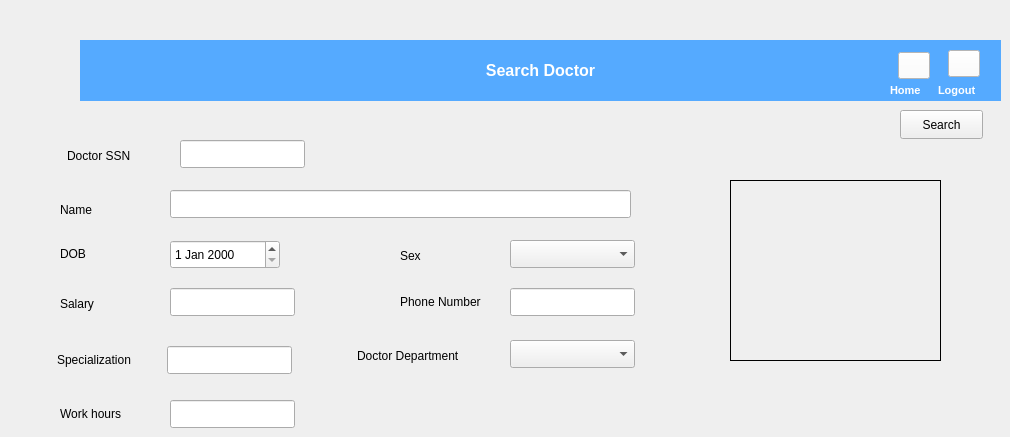
   <widget class="QWidget" name="tab_4">
    <attribute name="title">
     <string>Search Doctor</string>
    </attribute>
    <widget class="QPushButton" name="search_pushButton_2">
     <property name="geometry">
      <rect>
       <x>900</x>
       <y>110</y>
       <width>83</width>
       <height>29</height>
      </rect>
     </property>
     <property name="text">
      <string>Search</string>
     </property>
    </widget>
    <widget class="QLabel" name="label_102">
     <property name="geometry">
      <rect>
       <x>80</x>
       <y>40</y>
       <width>921</width>
       <height>61</height>
      </rect>
     </property>
     <property name="font">
      <font>
       <pointsize>12</pointsize>
       <bold>true</bold>
      </font>
     </property>
     <property name="autoFillBackground">
      <bool>false</bool>
     </property>
     <property name="styleSheet">
      <string notr="true">background-color: rgb(85, 170, 255);
color: rgb(255, 255, 255);</string>
     </property>
     <property name="text">
      <string>Search Doctor</string>
     </property>
     <property name="alignment">
      <set>Qt::AlignCenter</set>
     </property>
     <property name="wordWrap">
      <bool>false</bool>
     </property>
     <property name="margin">
      <number>0</number>
     </property>
     <property name="indent">
      <number>-1</number>
     </property>
    </widget>
    <widget class="QLabel" name="img_2">
     <property name="geometry">
      <rect>
       <x>0</x>
       <y>35</y>
       <width>121</width>
       <height>71</height>
      </rect>
     </property>
     <property name="text">
      <string/>
     </property>
     <property name="pixmap">
      <pixmap resource="resource.qrc">:/images/add.png</pixmap>
     </property>
     <property name="scaledContents">
      <bool>true</bool>
     </property>
    </widget>
    <widget class="QLabel" name="label_26">
     <property name="geometry">
      <rect>
       <x>938</x>
       <y>80</y>
       <width>51</width>
       <height>20</height>
      </rect>
     </property>
     <property name="font">
      <font>
       <pointsize>8</pointsize>
       <bold>true</bold>
      </font>
     </property>
     <property name="styleSheet">
      <string notr="true">color: rgb(255, 255, 255);</string>
     </property>
     <property name="text">
      <string>Logout</string>
     </property>
    </widget>
    <widget class="QPushButton" name="logout_pushButton_2">
     <property name="geometry">
      <rect>
       <x>948</x>
       <y>50</y>
       <width>32</width>
       <height>27</height>
      </rect>
     </property>
     <property name="styleSheet">
      <string notr="true">background-color: rgb(255, 255, 255);</string>
     </property>
     <property name="text">
      <string/>
     </property>
     <property name="icon">
      <iconset resource="resource.qrc">
       <normaloff>:/images/logout.png</normaloff>:/images/logout.png</iconset>
     </property>
     <property name="iconSize">
      <size>
       <width>24</width>
       <height>24</height>
      </size>
     </property>
    </widget>
    <widget class="QPushButton" name="home_pushButton_2">
     <property name="geometry">
      <rect>
       <x>898</x>
       <y>52</y>
       <width>32</width>
       <height>27</height>
      </rect>
     </property>
     <property name="styleSheet">
      <string notr="true">background-color: rgb(255, 255, 255);</string>
     </property>
     <property name="text">
      <string/>
     </property>
     <property name="icon">
      <iconset resource="resource.qrc">
       <normaloff>:/images/home.png</normaloff>:/images/home.png</iconset>
     </property>
     <property name="iconSize">
      <size>
       <width>24</width>
       <height>24</height>
      </size>
     </property>
    </widget>
    <widget class="QLabel" name="label_36">
     <property name="geometry">
      <rect>
       <x>890</x>
       <y>80</y>
       <width>51</width>
       <height>20</height>
      </rect>
     </property>
     <property name="font">
      <font>
       <pointsize>8</pointsize>
       <bold>true</bold>
       <kerning>true</kerning>
      </font>
     </property>
     <property name="styleSheet">
      <string notr="true">color: rgb(255, 255, 255);</string>
     </property>
     <property name="text">
      <string>Home</string>
     </property>
    </widget>
    <widget class="QLabel" name="img_1_2">
     <property name="geometry">
      <rect>
       <x>730</x>
       <y>180</y>
       <width>211</width>
       <height>181</height>
      </rect>
     </property>
     <property name="frameShape">
      <enum>QFrame::Box</enum>
     </property>
     <property name="text">
      <string/>
     </property>
     <property name="pixmap">
      <pixmap resource="resource.qrc">:/images/user.png</pixmap>
     </property>
     <property name="scaledContents">
      <bool>true</bool>
     </property>
    </widget>
    <widget class="QLineEdit" name="doctor_name_2">
     <property name="geometry">
      <rect>
       <x>170</x>
       <y>190</y>
       <width>461</width>
       <height>28</height>
      </rect>
     </property>
    </widget>
    <widget class="QLineEdit" name="doctor_specialization_2">
     <property name="geometry">
      <rect>
       <x>167</x>
       <y>346</y>
       <width>125</width>
       <height>28</height>
      </rect>
     </property>
    </widget>
    <widget class="QLineEdit" name="doctor_phone_number_2">
     <property name="geometry">
      <rect>
       <x>510</x>
       <y>288</y>
       <width>125</width>
       <height>28</height>
      </rect>
     </property>
    </widget>
    <widget class="QLineEdit" name="doctor_ssn_2">
     <property name="geometry">
      <rect>
       <x>180</x>
       <y>140</y>
       <width>125</width>
       <height>28</height>
      </rect>
     </property>
    </widget>
    <widget class="QComboBox" name="doctor_department_2">
     <property name="geometry">
      <rect>
       <x>510</x>
       <y>340</y>
       <width>125</width>
       <height>28</height>
      </rect>
     </property>
     <property name="currentText">
      <string/>
     </property>
     <property name="currentIndex">
      <number>-1</number>
     </property>
     <item>
      <property name="text">
       <string>Surgeon</string>
      </property>
     </item>
     <item>
      <property name="text">
       <string>Dermatologist</string>
      </property>
     </item>
     <item>
      <property name="text">
       <string>Orthopedist</string>
      </property>
     </item>
     <item>
      <property name="text">
       <string>Urologist</string>
      </property>
     </item>
     <item>
      <property name="text">
       <string>Neurologist</string>
      </property>
     </item>
     <item>
      <property name="text">
       <string>Orthodontist</string>
      </property>
     </item>
     <item>
      <property name="text">
       <string>Anesthesiologist</string>
      </property>
     </item>
     <item>
      <property name="text">
       <string>Cardiology physician</string>
      </property>
     </item>
    </widget>
    <widget class="QLabel" name="label_11">
     <property name="geometry">
      <rect>
       <x>400</x>
       <y>242</y>
       <width>48</width>
       <height>28</height>
      </rect>
     </property>
     <property name="text">
      <string>Sex</string>
     </property>
    </widget>
    <widget class="QLabel" name="label_48">
     <property name="geometry">
      <rect>
       <x>60</x>
       <y>400</y>
       <width>99</width>
       <height>28</height>
      </rect>
     </property>
     <property name="text">
      <string>Work hours</string>
     </property>
    </widget>
    <widget class="QLabel" name="label_8">
     <property name="geometry">
      <rect>
       <x>60</x>
       <y>290</y>
       <width>61</width>
       <height>28</height>
      </rect>
     </property>
     <property name="text">
      <string>Salary</string>
     </property>
    </widget>
    <widget class="QLineEdit" name="doctor_salary_2">
     <property name="geometry">
      <rect>
       <x>170</x>
       <y>288</y>
       <width>125</width>
       <height>28</height>
      </rect>
     </property>
    </widget>
    <widget class="QComboBox" name="doctor_sex_2">
     <property name="geometry">
      <rect>
       <x>510</x>
       <y>240</y>
       <width>125</width>
       <height>28</height>
      </rect>
     </property>
     <property name="currentIndex">
      <number>-1</number>
     </property>
     <item>
      <property name="text">
       <string>Male</string>
      </property>
     </item>
     <item>
      <property name="text">
       <string>Female</string>
      </property>
     </item>
    </widget>
    <widget class="QLabel" name="label_29">
     <property name="geometry">
      <rect>
       <x>67</x>
       <y>146</y>
       <width>121</width>
       <height>20</height>
      </rect>
     </property>
     <property name="text">
      <string>Doctor SSN</string>
     </property>
    </widget>
    <widget class="QLabel" name="label_51">
     <property name="geometry">
      <rect>
       <x>400</x>
       <y>288</y>
       <width>99</width>
       <height>28</height>
      </rect>
     </property>
     <property name="text">
      <string>Phone Number</string>
     </property>
    </widget>
    <widget class="QLabel" name="label_33">
     <property name="geometry">
      <rect>
       <x>57</x>
       <y>346</y>
       <width>99</width>
       <height>28</height>
      </rect>
     </property>
     <property name="text">
      <string>Specialization</string>
     </property>
    </widget>
    <widget class="QLineEdit" name="doctor_workHours_2">
     <property name="geometry">
      <rect>
       <x>170</x>
       <y>400</y>
       <width>125</width>
       <height>28</height>
      </rect>
     </property>
     <property name="text">
      <string/>
     </property>
    </widget>
    <widget class="QDateEdit" name="doctor_DOB_2">
     <property name="geometry">
      <rect>
       <x>170</x>
       <y>240</y>
       <width>110</width>
       <height>29</height>
      </rect>
     </property>
    </widget>
    <widget class="QLabel" name="label_49">
     <property name="geometry">
      <rect>
       <x>60</x>
       <y>240</y>
       <width>41</width>
       <height>28</height>
      </rect>
     </property>
     <property name="text">
      <string>DOB</string>
     </property>
    </widget>
    <widget class="QLabel" name="label_50">
     <property name="geometry">
      <rect>
       <x>357</x>
       <y>346</y>
       <width>141</width>
       <height>20</height>
      </rect>
     </property>
     <property name="text">
      <string>Doctor Department</string>
     </property>
    </widget>
    <widget class="QLabel" name="label_10">
     <property name="geometry">
      <rect>
       <x>60</x>
       <y>190</y>
       <width>71</width>
       <height>39</height>
      </rect>
     </property>
     <property name="text">
      <string>Name</string>
     </property>
    </widget>
   </widget>
